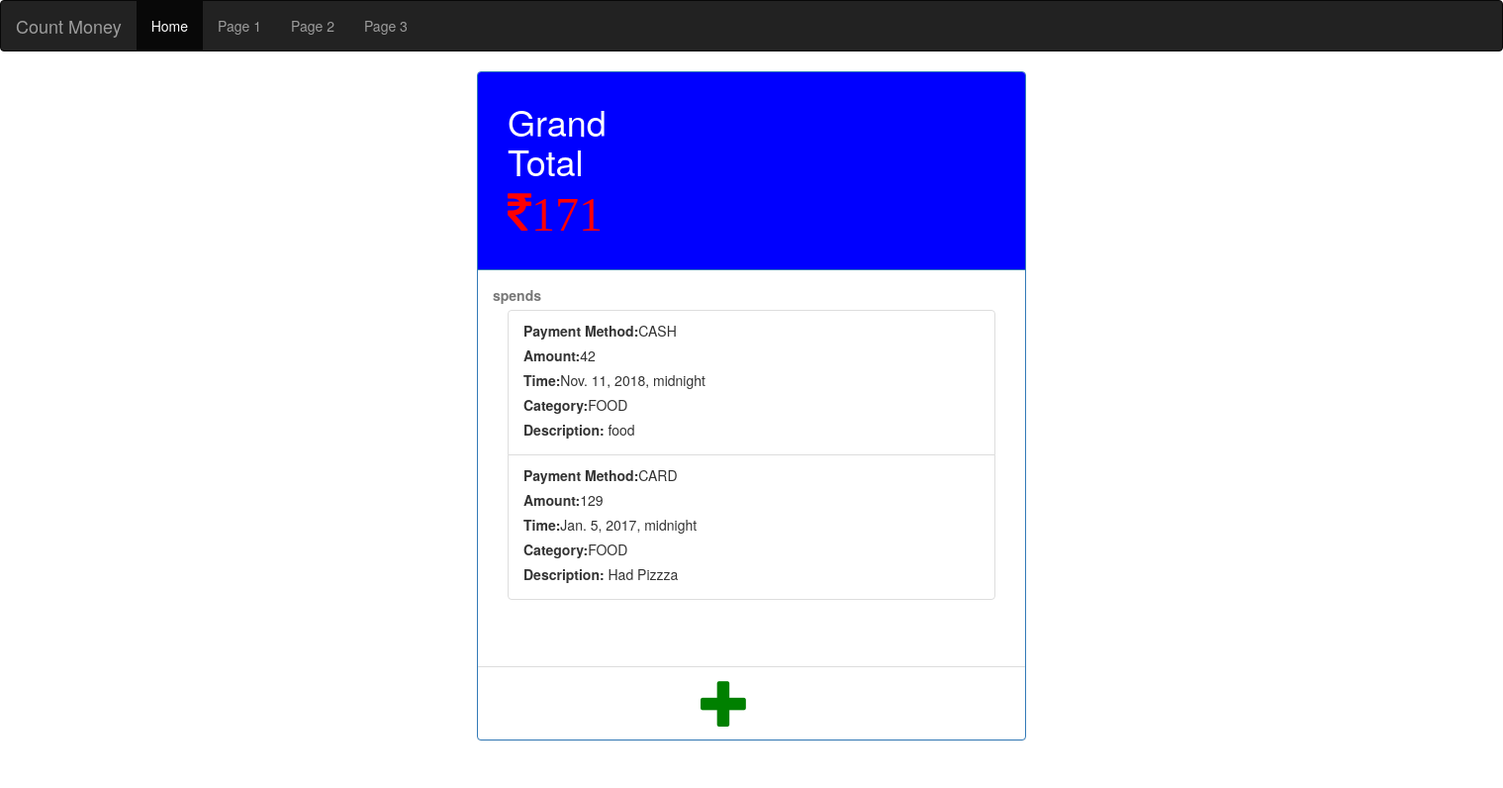
Before: / with the older database file.
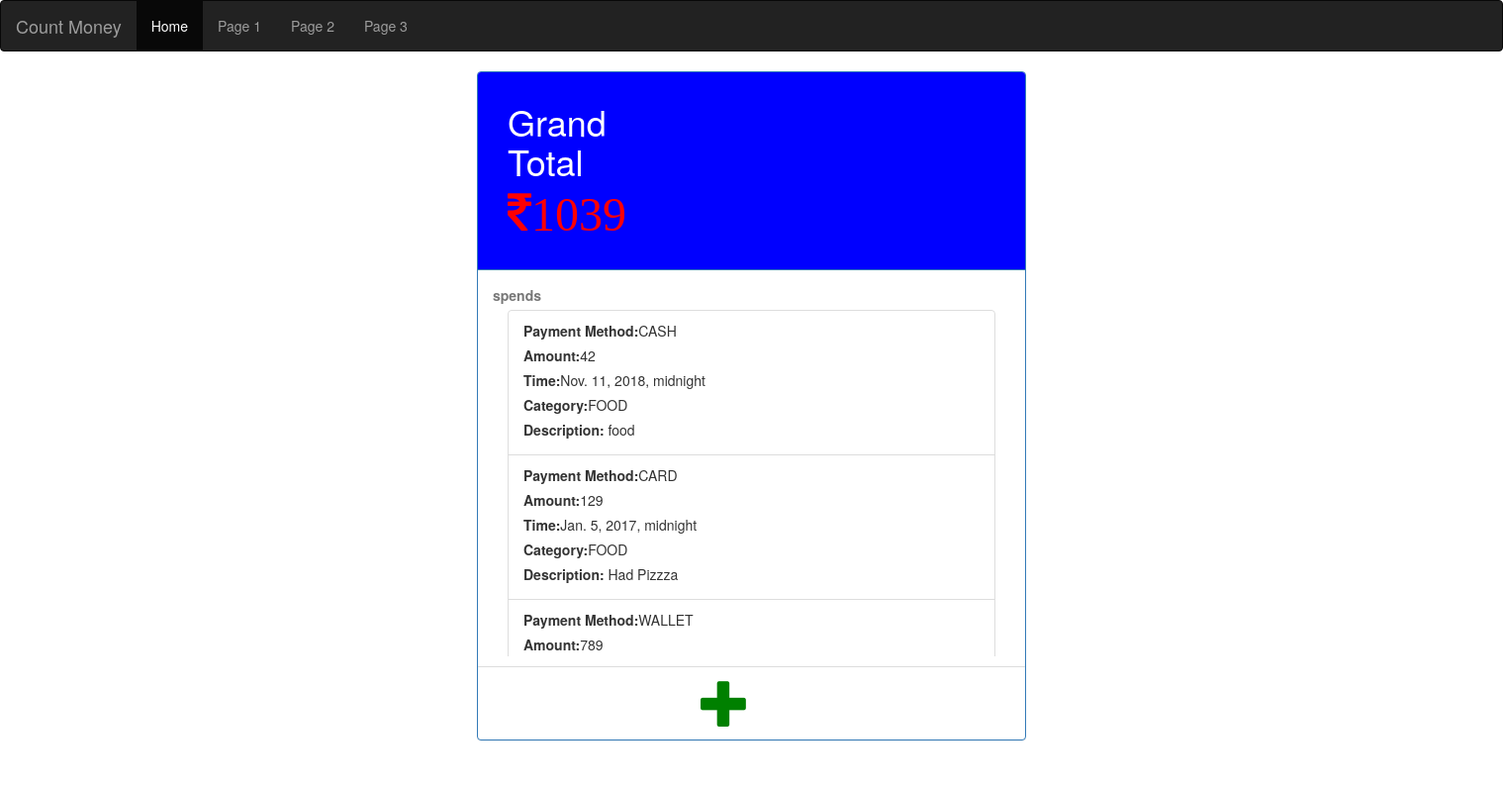
After: the same page with the newer database file.
### expense/models.py (models this page shows)
class ExpenseModel(models.Model):
	PAYMENT_METHOD = (
			('CASH', 'CASH_OPTION'),
			('CARD', 'ATM_CARD_OPTION'),
			('WALLET', 'DIGITAL_PAYMENT'),
		)
	payment_method = models.CharField(max_length = 50, choices = PAYMENT_METHOD, default = 'CASH')
	description = models.CharField( max_length = 400)
	amount = models.IntegerField(default=0)
	share = models.IntegerField(default=0)
	expense_time = models.DateTimeField(blank=True)
	CATEGORY_SPENT_FOR = (
			('FOOD', 'FOOD & DRINK'),
			('FUEL', 'PETROL OR DIESEL'),
			('ENTERTAINMENT', 'ENTERTAINMENT'),
		)
	category = models.CharField(max_length= 50, choices = CATEGORY_SPENT_FOR, default = 'FOOD')

### expense/views.py (the view)
# urls.py: 2. Add a URL to urlpatterns:  path('', views.home, name='home')
def home(request):
	detail = ExpenseModel.objects.all()
	total=0
	for cost in detail:
		total += cost.amount
	return render(request, 'expense/home.html', {'detail': detail, 'total': total })

### expense/templates/expense/home.html (shortened to what this page needs)
{% extends 'expense/base.html' %}
{% load staticfiles %}
{% block body %}
	<div class="container">
		<div class="row">
			<div class="col-md-6 col-md-offset-3">
				<div class="panel panel-primary" id="main-container">
					<div class="panel-heading" style="background: blue;color: white;height: 200px;">
						{% include "expense/homeComponent/container-head.html" %}
					</div>
					<div class="panel-body" id="main-container-body">
						{% include "expense/homeComponent/container-body.html" %}
					</div>
					<div class="panel-footer" style="background-color: transparent;">
						{% include "expense/homeComponent/container-footer.html" %}
					</div>
				</div>
			</div>
		</div>
	</div>
{% endblock %}

### expense/templates/expense/base.html (shortened to what this page needs)
{% load staticfiles %}
<!DOCTYPE html>
<html>
<head>
		<link rel="stylesheet" href="https://maxcdn.bootstrapcdn.com/bootstrap/3.3.7/css/bootstrap.min.css">
		<link rel="stylesheet" type="text/css" href="{% static 'css/home.css' %}">
		<link rel="stylesheet" href="https://cdnjs.cloudflare.com/ajax/libs/font-awesome/4.7.0/css/font-awesome.min.css">
</head>
<body>
	<nav class="navbar navbar-inverse">
	  <div class="container-fluid">
	    <div class="navbar-header">
	      <a class="navbar-brand" href="{% url 'home' %}">Count Money</a>
	    </div>
	    <ul class="nav navbar-nav">
	      <li class="active"><a href="#">Home</a></li>
	      <li><a href="#">Page 1</a></li>
	      <li><a href="#">Page 2</a></li>
	      <li><a href="#">Page 3</a></li>
	    </ul>
	  </div>
	</nav>
	{% block body %}
	{% endblock %}
</body>
</html>

### expense/templates/expense/homeComponent/container-head.html
<div class="container-fluid">
	<div class="row">
		<div class="col-md-2">
			<h1>Grand Total</h1>
			<i class="fa fa-inr" style="font-size:48px;color:red">{{ total }}</i>
		</div>
	</div>
</div>

### expense/templates/expense/homeComponent/container-body.html
<div class="container-fluid">
	<div class="row">
		<label class="text-muted">spends</label>
		<div class="col-md-12">
			<ul class="list-group" id="list-group" style="overflow-y: scroll;-webkit-overflow-scrolling: touch;height: 350px;">
				{% for cost in detail %}
				<li class="list-group-item">
						<label>Payment Method: </label>{{ cost.payment_method }}<br>
						<label>Amount:</label>{{ cost.amount }}<br>
						<label>Time:</label>{{ cost.expense_time }}<br>
						<label>Category:</label>{{ cost.category }}<br>
					<label>Description:</label>
					{{ cost.description }}
				</li>
				{% endfor %}
			</ul>
		</div>
	</div>
</div>

### expense/templates/expense/homeComponent/container-footer.html
<div class="container">
	<div class="row">
		<div class="col-md-1 col-md-offset-2">
			<a href="{% url 'new_expense' %}"><span class="glyphicon glyphicon-plus" style="font-size: 50px;color: green"></span></a>
		</div>
	</div>
</div>

### expense/static/css/home.css (style rules this page uses)
#main-container { -webkit-box-shadow: 0 1px 1px rgba(0, 0, 0, 0.05); box-shadow: 0 1px 1px rgba(0, 0, 0, 0.05); }
#main-container-body { height: 400px; }

Changed rows visible on the page:
added ExpenseModel: payment_method "WALLET", amount "789"
Other visible differences:
{{ total }}: "171" → "1039"
